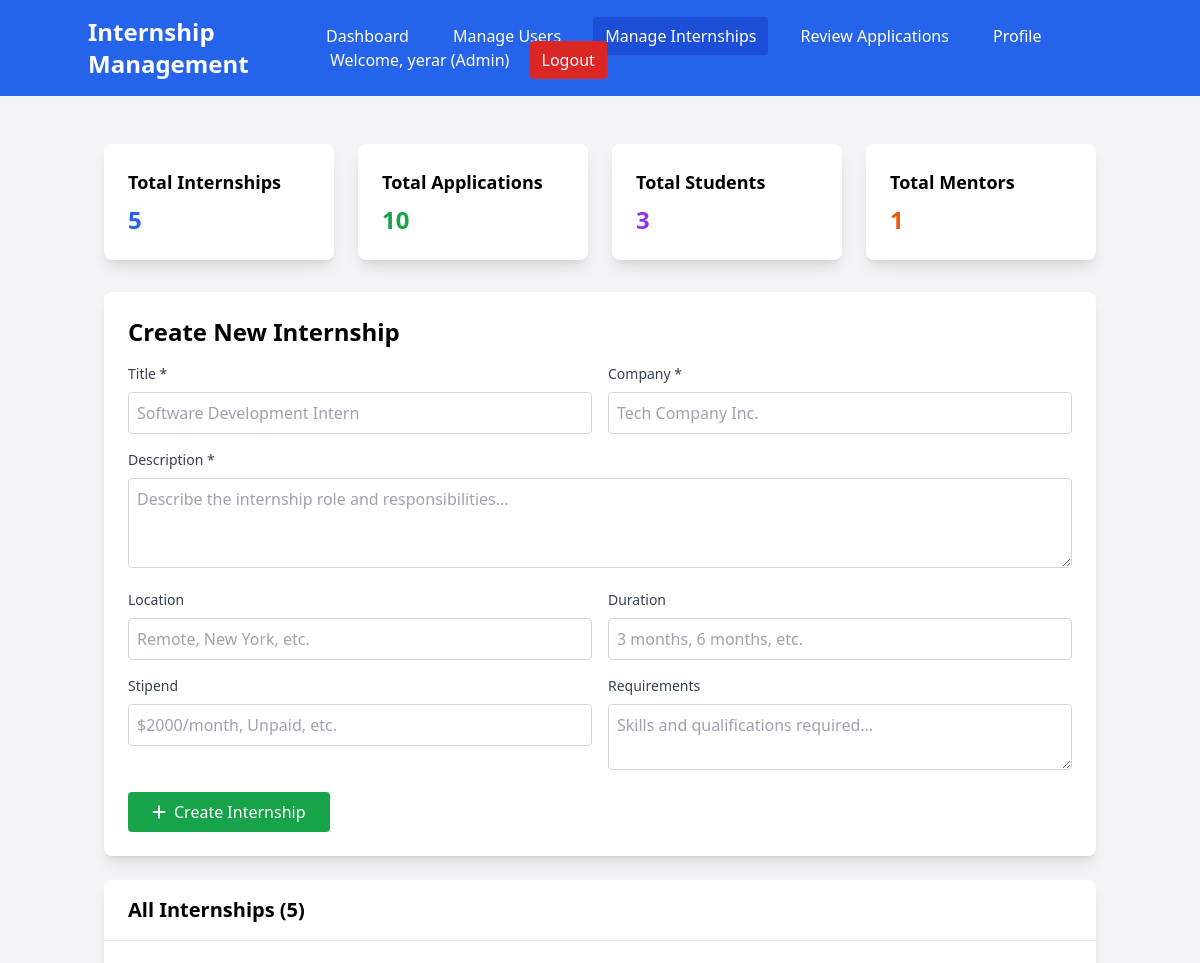
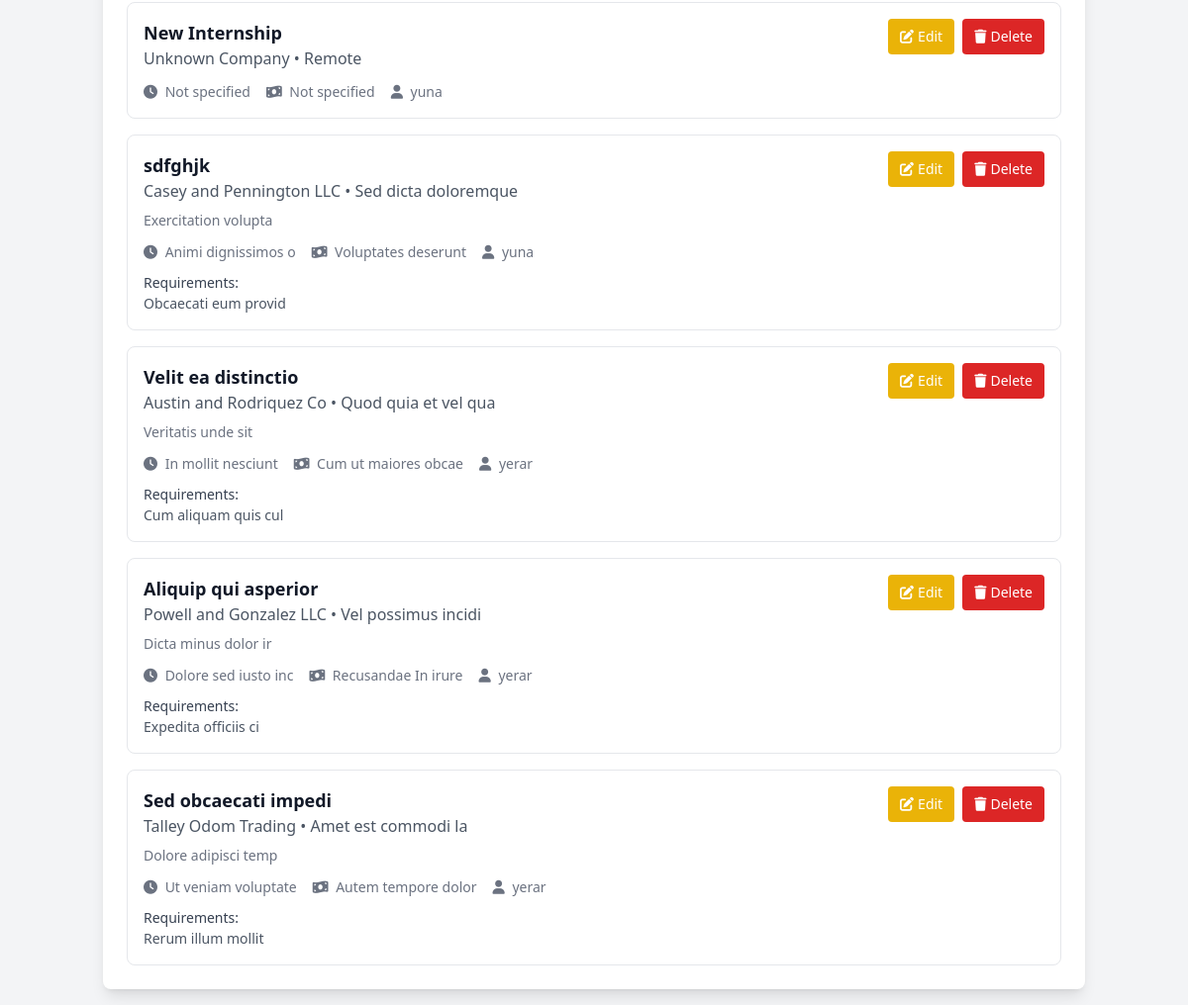
The page /admin/internships (signed in) on the database its author committed (2 pictures, top to bottom).
### models.py (models this page shows)
class User(Base):
    __tablename__ = "users"
    id = Column(Integer, primary_key=True, index=True)
    email = Column(String(255), unique=True, index=True, nullable=False)
    hashed_password = Column(String(255), nullable=False)
    full_name = Column(String(255), nullable=False)
    role = Column(Enum(UserRole), nullable=False, default=UserRole.STUDENT)
    phone = Column(String(20))
    department = Column(String(255))
    profile_picture = Column(String(500), default="default_avatar.png")
    created_at = Column(DateTime(timezone=True), server_default=func.now())
    is_active = Column(Boolean, default=True)
    created_internships = relationship("Internship", back_populates="creator")
    applications = relationship("InternshipApplication", back_populates="student")
    assigned_tasks = relationship("Task", foreign_keys="Task.student_id", back_populates="student")
    assigned_by_tasks = relationship("Task", foreign_keys="Task.assigned_by", back_populates="assigner")
    student_feedback = relationship("Feedback", foreign_keys="Feedback.student_id", back_populates="student")
    mentor_feedback = relationship("Feedback", foreign_keys="Feedback.mentor_id", back_populates="mentor")

class Internship(Base):
    __tablename__ = "internships"
    id = Column(Integer, primary_key=True, index=True)
    title = Column(String(255), nullable=False)
    description = Column(Text)
    company = Column(String(255), nullable=False)
    location = Column(String(255))
    duration = Column(String(100))
    stipend = Column(String(100))
    requirements = Column(Text)
    created_by = Column(Integer, ForeignKey("users.id"))
    created_at = Column(DateTime(timezone=True), server_default=func.now())
    is_active = Column(Boolean, default=True)
    deadline = Column(DateTime(timezone=True))
    creator = relationship("User", back_populates="created_internships")
    applications = relationship("InternshipApplication", back_populates="internship")
    tasks = relationship("Task", back_populates="internship")
    feedback = relationship("Feedback", back_populates="internship")

### app.py (the view)
@app.get("/admin/internships", response_class=HTMLResponse)
async def admin_internships_page(request: Request, db: Session = Depends(get_db)):
    try:
        user = await get_current_user_from_cookie(request, db)
        if user.role != "admin":
            return RedirectResponse("/dashboard?error=Access+denied")
        internships = db.query(models.Internship).all()
        stats = crud.get_system_stats(db)
        return templates.TemplateResponse("admin_internships.html", {
            "request": request,
            "user": user,
            "internships": internships,
            "stats": stats
        })
    except Exception as e:
        logger.error(f"Admin internships page error: {e}")
        return RedirectResponse("/login")

### templates/admin_internships.html (shortened to what this page needs)
<!DOCTYPE html>
<html>
<head>
    <script src="https://cdn.tailwindcss.com"></script>
    <link href="https://cdnjs.cloudflare.com/ajax/libs/font-awesome/6.0.0/css/all.min.css" rel="stylesheet">
</head>
<body class="bg-gray-100">
    <nav class="bg-blue-600 text-white p-4">
        <div class="container mx-auto flex justify-between items-center">
            <h1 class="text-2xl font-bold">Internship Management</h1>
            <div class="space-x-4">
                <a href="/admin/dashboard" class="hover:bg-blue-700 px-3 py-2 rounded">Dashboard</a>
                <a href="/admin/users" class="hover:bg-blue-700 px-3 py-2 rounded">Manage Users</a>
                <a href="/admin/internships" class="bg-blue-700 px-3 py-2 rounded">Manage Internships</a>
                <a href="/admin/applications" class="hover:bg-blue-700 px-3 py-2 rounded">Review Applications</a>
                <a href="/profile" class="hover:bg-blue-700 px-3 py-2 rounded">Profile</a>
                <span>Welcome, {{ user.full_name }} (Admin)</span>
                <a href="/logout" class="bg-red-600 hover:bg-red-700 px-3 py-2 rounded">Logout</a>
            </div>
        </div>
    </nav>
    <div class="container mx-auto mt-8 p-4">
        <div class="grid grid-cols-1 md:grid-cols-4 gap-6 mb-8">
            <div class="bg-white p-6 rounded-lg shadow-lg">
                <h3 class="text-lg font-semibold mb-2">Total Internships</h3>
                <p class="text-2xl font-bold text-blue-600">{{ internships|length }}</p>
            </div>
            <div class="bg-white p-6 rounded-lg shadow-lg">
                <h3 class="text-lg font-semibold mb-2">Total Applications</h3>
                <p class="text-2xl font-bold text-green-600">{{ stats.total_applications }}</p>
            </div>
            <div class="bg-white p-6 rounded-lg shadow-lg">
                <h3 class="text-lg font-semibold mb-2">Total Students</h3>
                <p class="text-2xl font-bold text-purple-600">{{ stats.total_students }}</p>
            </div>
            <div class="bg-white p-6 rounded-lg shadow-lg">
                <h3 class="text-lg font-semibold mb-2">Total Mentors</h3>
                <p class="text-2xl font-bold text-orange-600">{{ stats.total_mentors }}</p>
            </div>
        </div>
        <div class="bg-white rounded-lg shadow-lg p-6 mb-6">
            <h2 class="text-2xl font-bold mb-4">Create New Internship</h2>
            <form id="createForm" class="space-y-4">
                <div class="grid grid-cols-1 md:grid-cols-2 gap-4">
                    <div>
                        <label class="block text-sm font-medium text-gray-700 mb-2">Title *</label>
                        <input type="text" name="title" required class="w-full p-2 border border-gray-300 rounded" placeholder="Software Development Intern">
                    </div>
                    <div>
                        <label class="block text-sm font-medium text-gray-700 mb-2">Company *</label>
                        <input type="text" name="company" required class="w-full p-2 border border-gray-300 rounded" placeholder="Tech Company Inc.">
                    </div>
                </div>
                <div>
                    <label class="block text-sm font-medium text-gray-700 mb-2">Description *</label>
                    <textarea name="description" required rows="3" class="w-full p-2 border border-gray-300 rounded" placeholder="Describe the internship role and responsibilities..."></textarea>
                </div>
                <div class="grid grid-cols-1 md:grid-cols-2 gap-4">
                    <div>
                        <label class="block text-sm font-medium text-gray-700 mb-2">Location</label>
                        <input type="text" name="location" class="w-full p-2 border border-gray-300 rounded" placeholder="Remote, New York, etc.">
                    </div>
                    <div>
                        <label class="block text-sm font-medium text-gray-700 mb-2">Duration</label>
                        <input type="text" name="duration" class="w-full p-2 border border-gray-300 rounded" placeholder="3 months, 6 months, etc.">
                    </div>
                </div>
                <div class="grid grid-cols-1 md:grid-cols-2 gap-4">
                    <div>
                        <label class="block text-sm font-medium text-gray-700 mb-2">Stipend</label>
                        <input type="text" name="stipend" class="w-full p-2 border border-gray-300 rounded" placeholder="$2000/month, Unpaid, etc.">
                    </div>
                    <div>
                        <label class="block text-sm font-medium text-gray-700 mb-2">Requirements</label>
                        <textarea name="requirements" rows="2" class="w-full p-2 border border-gray-300 rounded" placeholder="Skills and qualifications required..."></textarea>
                    </div>
                </div>
                <button type="button" onclick="createInternship()" class="bg-green-600 text-white px-6 py-2 rounded hover:bg-green-700">
                    <i class="fas fa-plus mr-2"></i>Create Internship
                </button>
            </form>
        </div>
        <div class="bg-white rounded-lg shadow-lg">
            <div class="px-6 py-4 border-b border-gray-200">
                <h2 class="text-xl font-semibold">All Internships ({{ internships|length }})</h2>
            </div>
            <div class="p-6">
                {% if internships %}
                <div class="space-y-4">
                    {% for internship in internships %}
                    <div class="border border-gray-200 rounded-lg p-4" id="internship-{{ internship.id }}">
                        <div class="flex justify-between items-start">
                            <div class="flex-1">
                                <h3 class="text-lg font-semibold text-gray-900">{{ internship.title }}</h3>
                                <p class="text-gray-600">{{ internship.company }} • {{ internship.location or 'Remote' }}</p>
                                <p class="text-sm text-gray-500 mt-2">{{ internship.description }}</p>
                                <div class="flex items-center mt-3 space-x-4 text-sm text-gray-500">
                                    <span><i class="fas fa-clock mr-1"></i> {{ internship.duration or 'Not specified' }}</span>
                                    <span><i class="fas fa-money-bill-wave mr-1"></i> {{ internship.stipend or 'Not specified' }}</span>
                                    <span><i class="fas fa-user mr-1"></i> {{ internship.creator.full_name if internship.creator else 'Unknown' }}</span>
                                </div>
                                {% if internship.requirements %}
                                <div class="mt-2">
                                    <span class="text-sm font-medium text-gray-700">Requirements:</span>
                                    <p class="text-sm text-gray-600">{{ internship.requirements }}</p>
                                </div>
                                {% endif %}
                            </div>
                            <div class="flex space-x-2 ml-4">
                                <button onclick="editInternship('{{ internship.id }}')"
                                    class="bg-yellow-500 text-white px-3 py-2 rounded text-sm hover:bg-yellow-600 transition">
                                    <i class="fas fa-edit mr-1"></i>Edit
                                </button>
                                <button onclick="deleteInternship('{{ internship.id }}')"
                                    class="bg-red-600 text-white px-3 py-2 rounded text-sm hover:bg-red-700 transition">
                                    <i class="fas fa-trash mr-1"></i>Delete
                                </button>
                            </div>
                        </div>
                    </div>
                    {% endfor %}
                </div>
                {% else %}
                <div class="text-center py-8">
                    <i class="fas fa-briefcase text-gray-400 text-4xl mb-4"></i>
                    <p class="text-gray-500 text-lg">No internships found.</p>
                    <p class="text-gray-400">Create your first internship using the form above.</p>
                </div>
                {% endif %}
            </div>
        </div>
    </div>
</body>
</html>

### rows shown on the page
User: full_name "yerar"
Internship: title "New Internship", company "Unknown Company", location "Remote", duration "Not specified", stipend "Not specified", creator "yuna"
Internship: title "sdfghjk", company "Casey and Pennington LLC", location "Sed dicta doloremque", description "Exercitation volupta", duration "Animi dignissimos o", stipend "Voluptates deserunt", creator "yuna", requirements "Obcaecati eum provid"
Internship: title "Velit ea distinctio", company "Austin and Rodriquez Co", location "Quod quia et vel qua", description "Veritatis unde sit", duration "In mollit nesciunt", stipend "Cum ut maiores obcae", creator "yerar", requirements "Cum aliquam quis cul"
Internship: title "Aliquip qui asperior", company "Powell and Gonzalez LLC", location "Vel possimus incidi", description "Dicta minus dolor ir", duration "Dolore sed iusto inc", stipend "Recusandae In irure", creator "yerar", requirements "Expedita officiis ci"
Internship: title "Sed obcaecati impedi", company "Talley Odom Trading", location "Amet est commodi la", description "Dolore adipisci temp", duration "Ut veniam voluptate", stipend "Autem tempore dolor", creator "yerar", requirements "Rerum illum mollit"

### other values the page prints
{{ internships|length }} "5"
{{ stats.total_applications }} "10"
{{ stats.total_students }} "3"
{{ stats.total_mentors }} "1"
